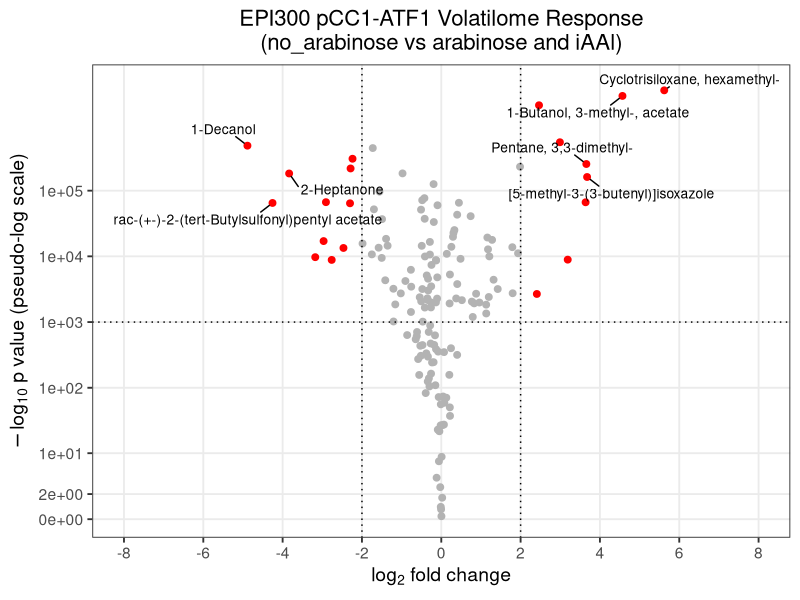
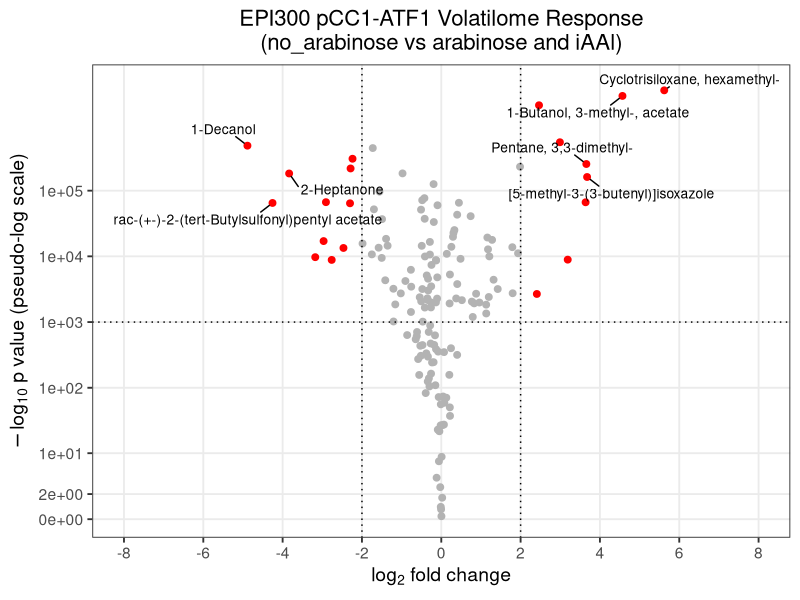

The R source for these figures, in order:
# ============================================================
# Volcano plot: EPI300_pCC1_ATF1 (Ara_iAAL vs noAra)
# Styled to match Met_EPPCC1_EPFOS_iAA_Volcano.png
# ============================================================

library(tidyverse)   # dplyr, ggplot2, readr
library(ggrepel)     # non-overlapping labels with leader lines

# ---- 1. Load data -------------------------------------------------
# Expects a CSV with columns: Compound, EPI300_pCC1_ATF1_noAra, EPI300_pCC1_ATF1_Ara_iAAL
df <- read_csv("EPI300_pCC1_ATF1_noAraAraiAAlCla.csv", show_col_types = FALSE) %>%
  filter(Compound != "0", !is.na(EPI300_pCC1_ATF1_noAra), !is.na(EPI300_pCC1_ATF1_Ara_iAAL))

# ---- 2. Fold change -------------------------------------------------
total_noAra <- sum(df$EPI300_pCC1_ATF1_noAra)
total_AraiAAL   <- sum(df$EPI300_pCC1_ATF1_Ara_iAAL)

df <- df %>%
  mutate(
    prop_noAra   = EPI300_pCC1_ATF1_noAra   / total_noAra,
    prop_AraiAAL = EPI300_pCC1_ATF1_Ara_iAAL / total_AraiAAL,
    log2FC       = log2(prop_AraiAAL / prop_noAra)
  )

# ---- 3. Significance ------------------------------------------------
# NOTE: this dataset has ONE measurement per compound per condition (no
# biological replicates), so a textbook p-value isn't really available.
# As a stand-in, this uses a two-proportion z-test of each compound's
# share of the total signal in Ara_iAAL vs noAra. Treat these p-values as a
# rough, exploratory ranking, NOT true biological significance — with
# replicate data, swap this block out for a proper t-test/limma/DESeq2 call.
#
# IMPORTANT: with counts in the hundreds of millions, pnorm() underflows
# to exactly 0 for most points (-log10(0) = Inf). Compute in log-space
# with log.p = TRUE instead, which stays finite and preserves ranking.
df <- df %>%
  rowwise() %>%
  mutate(
    p_pool    = (EPI300_pCC1_ATF1_noAra + EPI300_pCC1_ATF1_Ara_iAAL) / (total_noAra + total_AraiAAL),
    se        = sqrt(p_pool * (1 - p_pool) * (1/total_noAra + 1/total_AraiAAL)),
    z         = (prop_AraiAAL - prop_noAra) / se,
    log_p_one_tail = pnorm(-abs(z), log.p = TRUE),           # natural log, one-tailed
    neglog10p_raw  = -(log_p_one_tail + log(2)) / log(10)    # two-tailed, base-10, finite
  ) %>%
  ungroup()

# ---- 4. Y-axis scale --------------------------------------------------
# The raw values above span an enormous range (roughly 0 to several
# hundred thousand) — a huge-N artifact, not real biological signal
# (flagged earlier). A hard cap just pins everything to one flat line.
# Instead, plot on a "pseudo-log" scale: it behaves like log10 for large
# values but stays linear near zero, so points spread out across the
# panel instead of stacking at a ceiling. No capping/clipping of values
# needed — every point keeps its true relative position.
df <- df %>% mutate(neglog10p = neglog10p_raw)

# ---- 5. Flag significant hits ---------------------------------------
fc_cutoff <- 2       # |log2FC| threshold (dotted vertical lines at -2, 2)
p_cutoff  <- 1000     # -log10(p) threshold (dotted horizontal line at 1e3)

df <- df %>%
  mutate(significant = abs(log2FC) > fc_cutoff & neglog10p_raw > p_cutoff)

# Only label a handful of the most extreme hits (by fold change, among
# significant points) so labels stay legible instead of overlapping.
top_labels <- df %>%
  filter(significant) %>%
  distinct(Compound, .keep_all = TRUE) %>%
  slice_max(abs(log2FC), n = 8, with_ties = FALSE) %>%
  pull(Compound)

df <- df %>% mutate(label = ifelse(Compound %in% top_labels, Compound, NA))

# ---- 6. Plot ----------------------------------------------------------
p <- ggplot(df, aes(x = log2FC, y = neglog10p)) +
  geom_point(aes(color = significant), size = 2, show.legend = FALSE) +
  scale_color_manual(values = c(`TRUE` = "red", `FALSE` = "grey70")) +
  geom_vline(xintercept = c(-fc_cutoff, fc_cutoff), linetype = "dotted") +
  geom_hline(yintercept = p_cutoff, linetype = "dotted") +
  geom_text_repel(
    aes(label = label),
    size = 3.5,
    max.overlaps = Inf,
    segment.color = "black",
    box.padding = 0.5,
    point.padding = 0.3,
    min.segment.length = 0,
    force = 2,
    seed = 42
  ) +
  scale_y_continuous(
    trans = scales::pseudo_log_trans(base = 10),
    breaks = c(0, 2, 10, 100, 1000, 10000, 100000)
  ) +
  scale_x_continuous(limits = c(-8, 8), breaks = seq(-8, 8, 2)) +
  labs(
    title = "EPI300 pCC1-ATF1 Volatilome Response\n(no_arabinose vs arabinose and iAAl)",
    x = expression(log[2]~fold~change),
    y = expression(-log[10]~p~value~"(pseudo-log scale)")
  ) +
  theme_bw(base_size = 14) +
  theme(
    plot.title = element_text(hjust = 0.5, size = 16),
    panel.grid.minor = element_blank(),
    axis.title = element_text(size = 14)
  )

print(p)

ggsave("EPI300_ATF1_noAraAraiAAl.png", p, width = 10, height = 8, dpi = 300)
